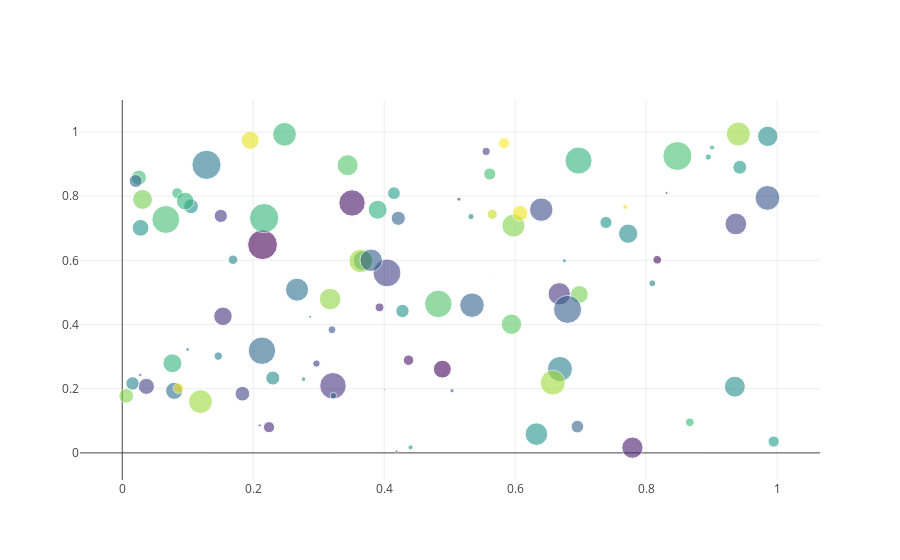

Write notebook code for a chart like this one.
### Code cell
N = 100
x = np.random.rand(N)
y = np.random.rand(N)
colors = np.random.rand(N)
sz = np.random.rand(N)*30

fig = go.Figure()
fig.add_scatter(x=x,
                y=y,
                mode='markers',
                marker={'size': sz,
                        'color': colors,
                        'opacity': 0.6,
                        'colorscale': 'Viridis'
                       });
iplot(fig)
